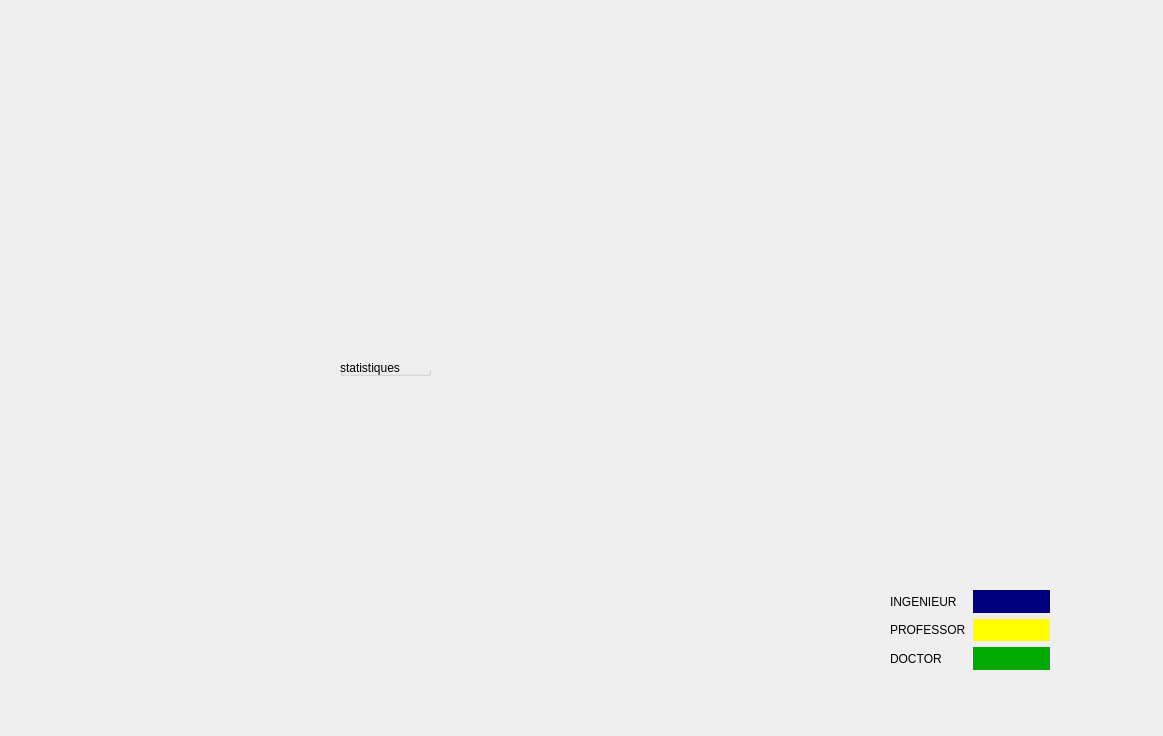
<?xml version="1.0" encoding="UTF-8"?>
<ui version="4.0">
 <class>stat</class>
 <widget class="QDialog" name="stat">
  <property name="geometry">
   <rect>
    <x>0</x>
    <y>0</y>
    <width>1163</width>
    <height>736</height>
   </rect>
  </property>
  <property name="windowTitle">
   <string>Dialog</string>
  </property>
  <widget class="QWidget" name="gridLayoutWidget">
   <property name="geometry">
    <rect>
     <x>890</x>
     <y>590</y>
     <width>160</width>
     <height>80</height>
    </rect>
   </property>
   <layout class="QGridLayout" name="gridLayout">
    <item row="2" column="0">
     <widget class="QLabel" name="label_4">
      <property name="text">
       <string>DOCTOR</string>
      </property>
     </widget>
    </item>
    <item row="0" column="0">
     <widget class="QLabel" name="label_2">
      <property name="text">
       <string>INGENIEUR</string>
      </property>
     </widget>
    </item>
    <item row="1" column="0">
     <widget class="QLabel" name="label_3">
      <property name="text">
       <string>PROFESSOR</string>
      </property>
     </widget>
    </item>
    <item row="0" column="1">
     <widget class="QWidget" name="widget" native="true">
      <property name="styleSheet">
       <string notr="true">background-color: rgb(0, 0, 127);</string>
      </property>
     </widget>
    </item>
    <item row="1" column="1">
     <widget class="QWidget" name="widget_6" native="true">
      <property name="styleSheet">
       <string notr="true">background-color: rgb(255, 255, 0);</string>
      </property>
     </widget>
    </item>
    <item row="2" column="1">
     <widget class="QWidget" name="widget_7" native="true">
      <property name="styleSheet">
       <string notr="true">background-color: rgb(170, 0, 0);
background-color: rgb(0, 170, 0);</string>
      </property>
     </widget>
    </item>
   </layout>
  </widget>
  <widget class="QGroupBox" name="groupBox">
   <property name="geometry">
    <rect>
     <x>340</x>
     <y>360</y>
     <width>91</width>
     <height>16</height>
    </rect>
   </property>
   <property name="title">
    <string>statistiques</string>
   </property>
  </widget>
 </widget>
 <resources/>
 <connections/>
</ui>
